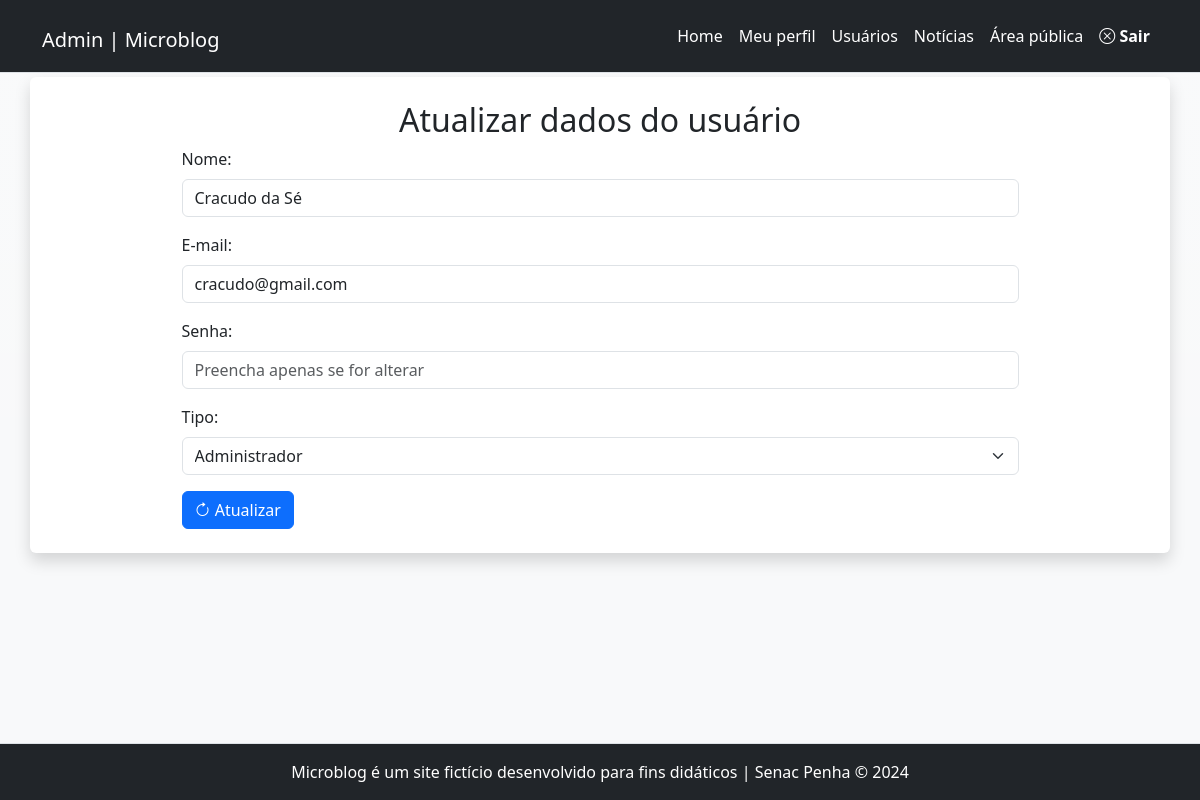
The page /admin/usuario-atualiza.php?id=8 (signed in) on the database its author committed.
### tables this page shows
CREATE TABLE `usuarios` (
  `id` int(11) NOT NULL,
  `nome` varchar(50) NOT NULL,
  `senha` varchar(255) NOT NULL,
  `email` varchar(45) NOT NULL,
  `tipo` enum('admin','editor') NOT NULL
);

### inc/funcoes-usuarios.php (called while the page is built, shortened)
<?php
function lerUmUsuario($conexao, $id){
    $sql = "SELECT * FROM usuarios WHERE id = $id";
    $resultado = mysqli_query($conexao,$sql) or die (mysqli_error($conexao));
    return mysqli_fetch_assoc($resultado);
}

### admin/usuario-atualiza.php (the view, shortened to what this page needs)
<?php
require_once "../inc/cabecalho-admin.php";
require_once "../inc/funcoes-usuarios.php";
$id = $_GET["id"];
$dadosDoUsuario = lerUmUsuario($conexao, $id);
?>
<div class="row">
	<article class="col-12 bg-white rounded shadow my-1 py-4">
		<h2 class="text-center">
			Atualizar dados do usuário
		</h2>
		<form autocomplete="off" class="mx-auto w-75" action="" method="post" id="form-atualizar" name="form-atualizar">
			<div class="mb-3">
				<label class="form-label" for="nome">Nome:</label>
				<input value="<?= $dadosDoUsuario['nome'] ?>" class="form-control" type="text" id="nome" name="nome" required>
			</div>
			<div class="mb-3">
				<label class="form-label" for="email">E-mail:</label>
				<input value="<?= $dadosDoUsuario['email'] ?>" class="form-control" type="email" id="email" name="email" required>
			</div>
			<div class="mb-3">
				<label class="form-label" for="senha">Senha:</label>
				<input class="form-control" type="password" id="senha" name="senha" placeholder="Preencha apenas se for alterar">
			</div>
			<div class="mb-3">
				<label class="form-label" for="tipo">Tipo:</label>
				<select class="form-select" name="tipo" id="tipo" required>
					<option <?php if ($dadosDoUsuario['tipo'] == 'admin')
								echo 'selected' ?> value="admin">Administrador</option>
				</select>
			</div>
			<button class="btn btn-primary" name="atualizar"><i class="bi bi-arrow-clockwise"></i> Atualizar</button>
		</form>
	</article>
</div>
<?php
require_once "../inc/rodape-admin.php";
?>

### rows shown on the page
usuarios: nome "Cracudo da Sé", email "cracudo@gmail.com", tipo "Administrador"
